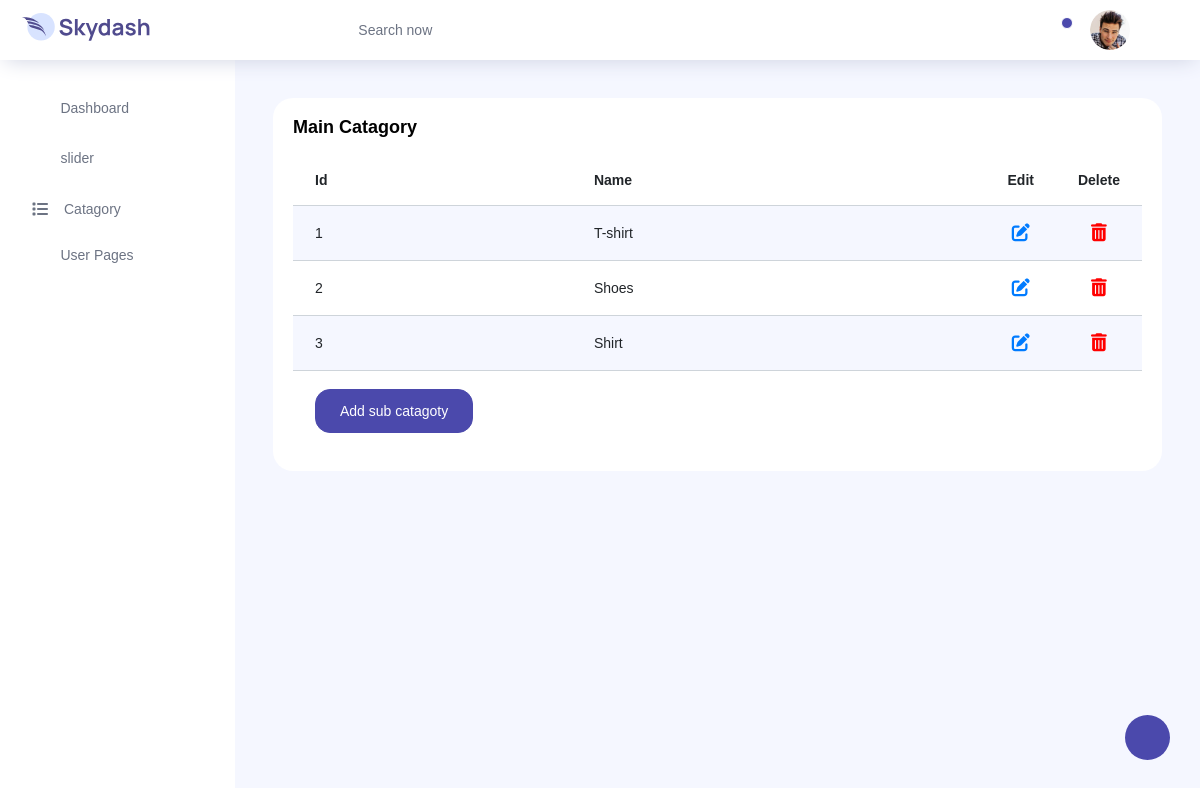
The page /subcat_table/ on the database its author committed.
### webapp/models.py (models this page shows)
class subcatagory(models.Model):
    name = models.CharField(max_length=100)

### webapp/views.py (the view)
# urls.py: path('subcat_table/',subcattable),
def subcattable(request):
    subd = subcatagory.objects.all()
    return render(request,'subcat-table.html',{'subd':subd})

### webapp/templates/subcat-table.html (shortened to what this page needs)
{% load static %}
<!DOCTYPE html>
<html lang="en">
<head>
  <link rel="stylesheet" href="https://site-assets.fontawesome.com/releases/v6.5.1/css/all.css">
  <link rel="stylesheet" href="{% static 'vendors/feather/feather.css' %}">
  <link rel="stylesheet" href="{% static 'vendors/ti-icons/css/themify-icons.css' %}">
  <link rel="stylesheet" href="{% static 'vendors/css/vendor.bundle.base.css' %}">
  <link rel="stylesheet" href="{% static 'css/vertical-layout-light/style.css' %}">
  <link rel="stylesheet" href="{% static 'vendors/select2-bootstrap-theme/select2-bootstrap.min.css' %}">
</head>
<body>
  <div class="container-scroller">
    <nav class="navbar col-lg-12 col-12 p-0 fixed-top d-flex flex-row">
      <div class="text-center navbar-brand-wrapper d-flex align-items-center justify-content-center">
        <a class="navbar-brand brand-logo mr-5" href="../../index.html"><img src="{% static 'images/logo.svg'%}" class="mr-2" alt="logo"/></a>
      </div>
      <div class="navbar-menu-wrapper d-flex align-items-center justify-content-end">
        <button class="navbar-toggler navbar-toggler align-self-center" type="button" data-toggle="minimize">
          <span class="icon-menu"></span>
        </button>
        <ul class="navbar-nav mr-lg-2">
          <li class="nav-item nav-search d-none d-lg-block">
            <div class="input-group">
              <div class="input-group-prepend hover-cursor" id="navbar-search-icon">
                <span class="input-group-text" id="search">
                  <i class="icon-search"></i>
                </span>
              </div>
              <input type="text" class="form-control" id="navbar-search-input" placeholder="Search now" aria-label="search" aria-describedby="search">
            </div>
          </li>
        </ul>
        <ul class="navbar-nav navbar-nav-right">
          <li class="nav-item dropdown">
            <a class="nav-link count-indicator dropdown-toggle" id="notificationDropdown" href="#" data-toggle="dropdown">
              <i class="icon-bell mx-0"></i>
              <span class="count"></span>
            </a>
          </li>
          <li class="nav-item nav-profile dropdown">
            <a class="nav-link dropdown-toggle" href="#" data-toggle="dropdown" id="profileDropdown">
              <img src="{% static 'images/faces/face28.jpg'%}" alt="profile"/>
            </a>
          </li>
          <li class="nav-item nav-settings d-none d-lg-flex">
            <a class="nav-link" href="#">
              <i class="icon-ellipsis"></i>
            </a>
          </li>
        </ul>
      </div>
    </nav>
    <div class="container-fluid page-body-wrapper">
      <div class="theme-setting-wrapper">
        <div id="settings-trigger"><i class="ti-settings"></i></div>
      </div>
      <nav class="sidebar sidebar-offcanvas" id="sidebar">
        <ul class="nav">
          <li class="nav-item">
            <a class="nav-link" href="/data/">
              <i class="icon-grid menu-icon"></i>
              <span class="menu-title">Dashboard</span>
            </a>
          </li>
          <li class="nav-item">
            <a class="nav-link" href="/slider">
              <i class="icon-columns menu-icon"></i>
              slider
            </a>
          </li>
          <li class="nav-item">
            <a class="nav-link" data-toggle="collapse" href="#ui-basic" aria-expanded="false" aria-controls="ui-basic">
              <i class="fa-solid fa-list menu-icon"></i>
              <span class="menu-title">Catagory</span>
              <i class="menu-arrow"></i>
            </a>
          </li>
          <li class="nav-item">
            <a class="nav-link" data-toggle="collapse" href="#auth" aria-expanded="false" aria-controls="auth">
              <i class="icon-head menu-icon"></i>
              <span class="menu-title">User Pages</span>
              <i class="menu-arrow"></i>
            </a>
          </li>
        </ul>
      </nav>
      <div class="main-panel">
        <div class="content-wrapper">
          <div class="row">
            <div class="col-lg-12 grid-margin stretch-card">
              <div class="card">
                <div class="card-body">
                  <h4 class="card-title">Main catagory</h4>
                  <div class="table-responsive">
                    <table class="table table-striped">
                      <thead>
                        <tr>
                          <th>
                            Id
                          </th>
                          <th>
                            Name
                          </th>
                          <th style="width: 20px;">
                            Edit
                          </th>
                          <th style="width: 20px;">
                            Delete
                          </th>
                        </tr>
                      </thead>
                      <tbody>
                        {% for row in subd %}
                        <tr>
                          <td>{{row.id}}</td>
                          <td>{{row.name}}</td>
                          <td style="font-size: 18px;text-align: center;"><a href="/editsub_catagory/{{row.id}}"><i class="fa-solid fa-pen-to-square"></i></a></td>
                          <td style="font-size: 18px;text-align: center;"><a href="/delsub_catagory/{{row.id}}"><i class="fa-solid fa-trash-can" style="color: #ff0000;"></i></a></td>
                        </tr>
                        {% endfor %}
                        <tr>
                          <td colspan="6">
                            <button type="submit" class="btn btn-primary mr-2" value="Add" name="Add"><a href="/sub_catagory" style="color: white;text-decoration: none;">Add sub catagoty</a></button>
                          </td>
                        </tr>
                      </tbody>
                    </table>
                  </div>
                </div>
              </div>
            </div>
          </div>
        </div>
      </div>
    </div>
  </div>
</body>
</html>

### rows shown on the page
subcatagory: id "1", name "T-shirt"
subcatagory: id "2", name "Shoes"
subcatagory: id "3", name "Shirt"
